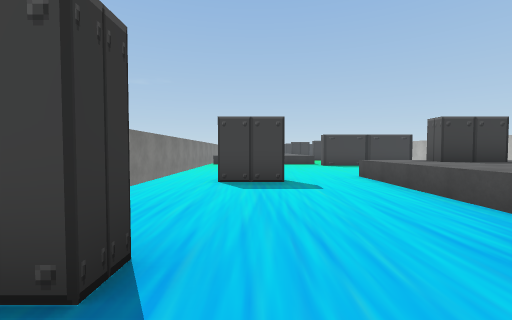
[1] (above)

16 first-person views from a walk through a Unity game level. The camera is 1.4 m above the floor, tilts 2° down and sees 90° across. The floor is counted in squares, 2 m on a side. Each view is taken from the middle of a square. On the plan, view 1 faces up. The plan holds only what a view shows up to about 9 squares ahead; the rest is blank. The place goes on beyond the plan. The player is left out. Some animated figures are not drawn. Some surface patterns are stand-ins.

[2]
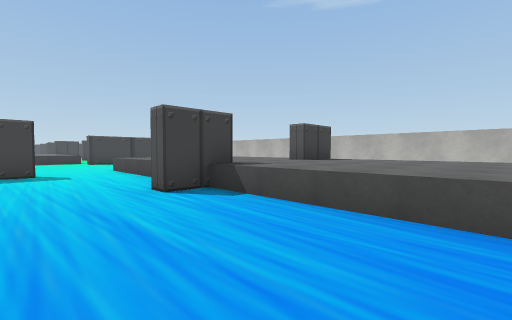

[3]
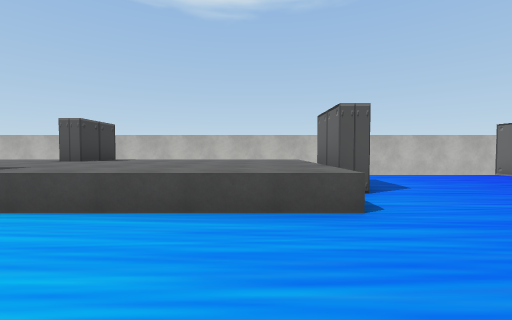

[4]
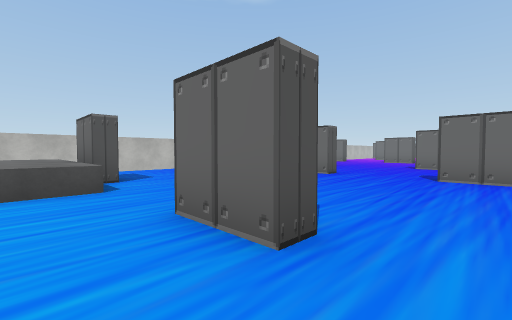

[5]
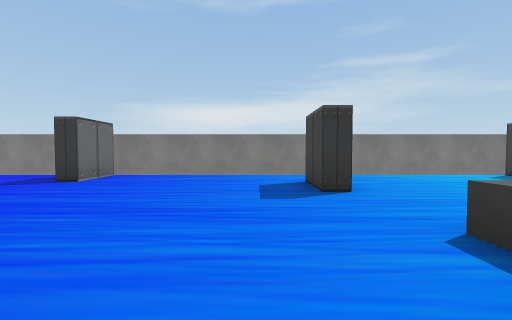

[6]
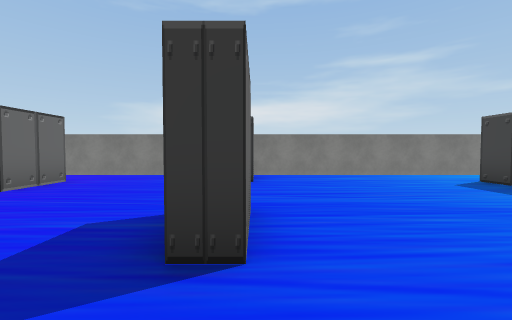

[7]
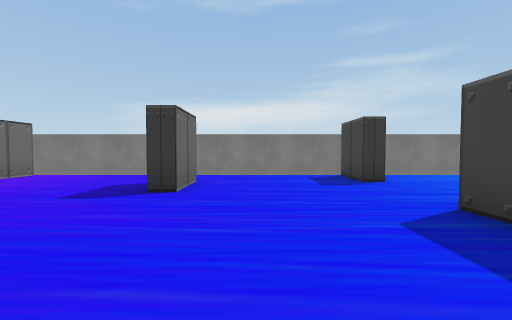

[8]
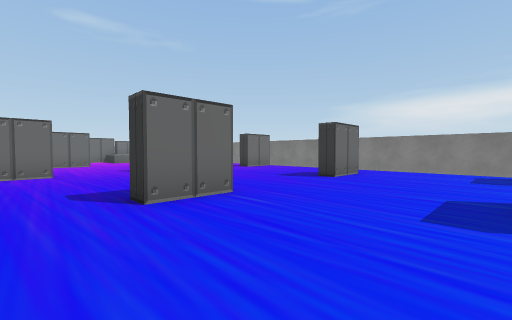

[9]
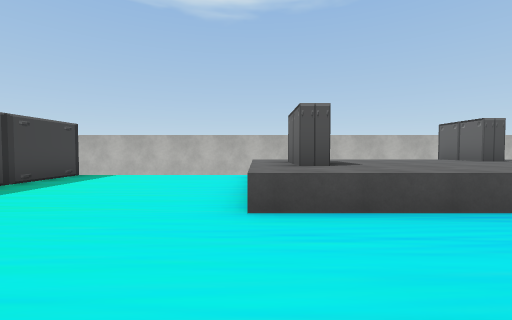

[10]
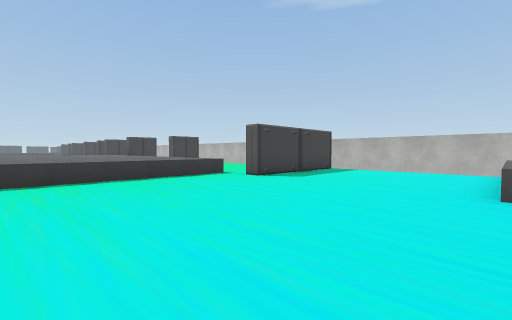

[11]
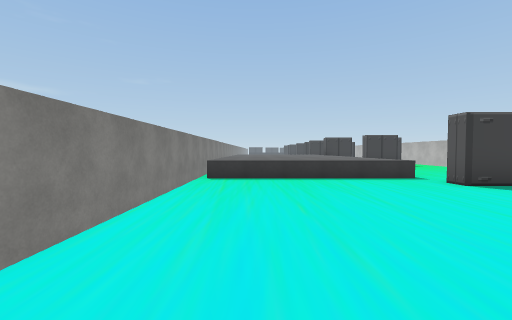

[12]
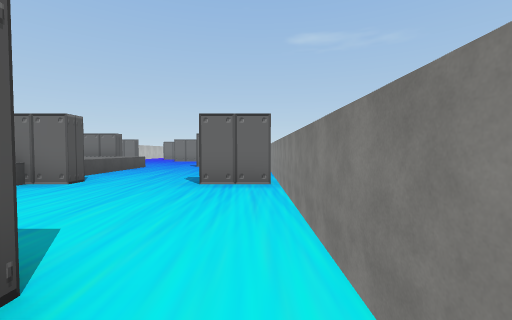

[13]
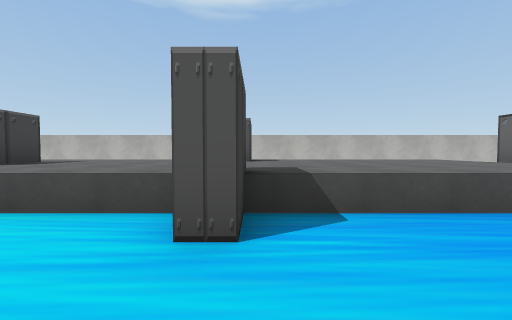

[14]
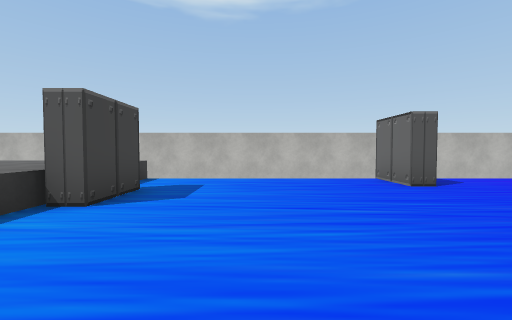

[15]
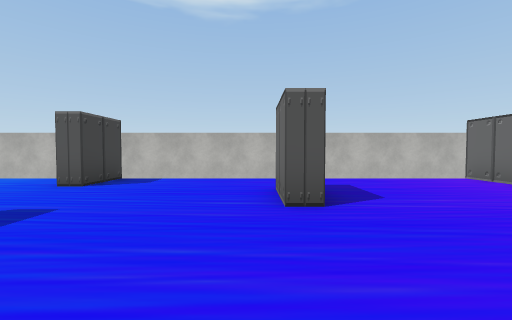

[16]
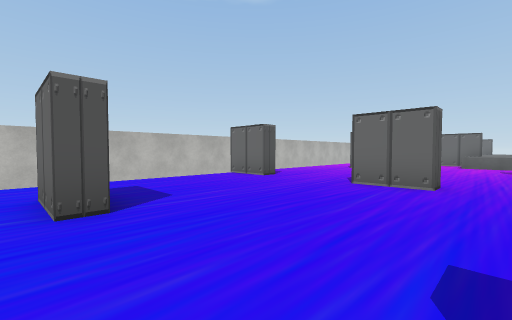

### Floor plan
Key: @ floor where view 1 was taken; # wall or solid block; x gap in a wall; . floor; ^ raised ledge.
Columns run from 3 left of view 1 to 8 right of it. Each row starts with its distance up from view 1.
 14 #^^^^^^.
 13 #.......   #
 12 #......#####
 11 #..........#
 10 #..........#
  9 #..........#
  8 #..........#
  7 #.....^^^^^#
  6 #..#..^^^^^#
  5 #.....^^^^^#
  4 #.....^^^^^#
  3 #.....^^^^^#
  2 #.....^^^^^#
  1 #x#..#^^^^^#
  0 #..@..^^^^^#
 -1 #.....^^^^^#
 -2 #.....^^^^^#
 -3 #.....^^^^^#
 -4 #.....^^#^^#
 -5 #..#.......#
 -6 #..........#
 -7 #..........#
 -8 #..........#
 -9 #..........#
-10 #x#..##....#
-11 #..........#
-12 #..........#
-13 #..........#
-14 #..........#
-15 #..#....#..#
-16 #..........#
-17 #..........#
-18 #..........#
-19 #.. .......#

Positions as (right, up) in squares from view 1, and headings:
1: (0, 0), facing up
2: (0, -3), facing up-right
3: (0, -3), facing right
4: (-2, -3), facing down-right
5: (5, -6), facing left
6: (5, -10), facing left
7: (5, -13), facing left
8: (7, -11), facing down-left
9: (0, 7), facing right
10: (-2, 7), facing up-right
11: (-1, 7), facing up
12: (-2, 7), facing down
13: (0, 1), facing right
14: (1, -7), facing right
15: (1, -14), facing right
16: (1, -14), facing down-right
